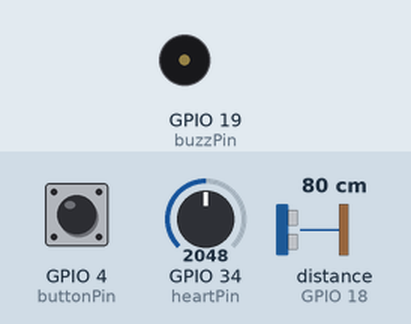
A sketch run on a simulated ESP32. Shown: buzzer (waves = sounding, pin HIGH). Wiring (from diagram.json): ultrasonic range finder: trigger GPIO 5; echo GPIO 18. Inputs (shaded band) come from the test bench; at power-on: GPIO 4 (buttonPin) HIGH, GPIO 34 (heartPin) = 2048, distance to the obstacle (sensor on GPIO 18) 80 cm. The echo pulse lasts 58.3 µs per cm; WiFi joins after 1.5 s; servers stay silent unless stated; uploads are accepted with an empty reply; pins used as bus, display or sensor lines are not drawn; what the sketch prints to the serial monitor is not drawn.

Above: at 3.9 s.
4.0 s: GPIO 4 (buttonPin) pulled LOW for 2.55 s
At 6.2 s:
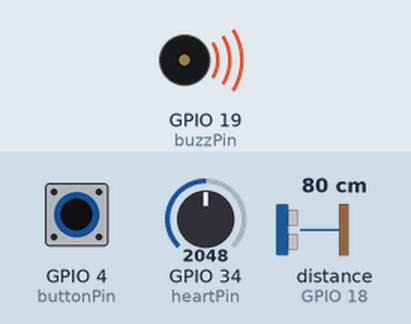
Timing chart, 0 to 8.8 s (numbered marks = the images above; inputs shaded):
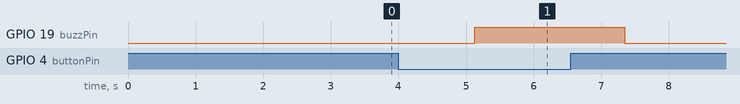

The sketch:

main.ino
```cpp
#include <WiFi.h>
#include <HTTPClient.h>

const char* ssid     = "Wokwi-GUEST";
const char* password = "";

const char* serverURL = "http://tejashwinirreddy-neurovigilix-132.flowfuse.cloud/secure-sos";
const char* pingURL   = "http://tejashwinirreddy-neurovigilix-132.flowfuse.cloud/ping";

const int heartPin  = 34;
const int trigPin   = 5;
const int echoPin   = 18;
const int buzzPin   = 19;
const int buttonPin = 4;

const String securityToken = "GHOST_SECURE_AUTH_8923";

void pingServer() {
  Serial.println("\n=== PING TEST ===");
  HTTPClient http;
  http.begin(pingURL);
  http.setTimeout(20000);
  int code = http.GET();
  if (code > 0) {
    Serial.println("SERVER IS ALIVE — Code: " + String(code));
    Serial.println("Response: " + http.getString());
  } else {
    Serial.println("SERVER UNREACHABLE — " + http.errorToString(code));
  }
  http.end();
  Serial.println("=================\n");
}

void setup() {
  Serial.begin(115200);
  pinMode(trigPin,   OUTPUT);
  pinMode(echoPin,   INPUT);
  pinMode(buzzPin,   OUTPUT);
  pinMode(buttonPin, INPUT_PULLUP);

  WiFi.mode(WIFI_STA);
  WiFi.disconnect();
  delay(1000);
  WiFi.begin(ssid, password);
  Serial.print("Connecting to WiFi");

  int attempts = 0;
  while (WiFi.status() != WL_CONNECTED) {
    delay(500);
    Serial.print(".");
    attempts++;
    if (attempts > 40) {
      Serial.println("\nTimeout — restarting...");
      ESP.restart();
    }
  }

  Serial.println("\nWiFi Connected!");
  Serial.print("IP: ");
  Serial.println(WiFi.localIP());
  pingServer();
}

void sendData(int hr, int distance, bool sos) {
  if (WiFi.status() != WL_CONNECTED) {
    Serial.println("WiFi not connected — skipping send");
    return;
  }

  String payload = "{";
  payload += "\"token\":\"" + securityToken + "\",";
  payload += "\"heartRate\":" + String(hr) + ",";
  payload += "\"lat\":12.9716,";
  payload += "\"dist\":" + String(distance) + ",";
  payload += "\"sos\":" + String(sos ? "true" : "false");
  payload += "}";

  Serial.println("Sending: " + payload);

  const int MAX_RETRIES = 3;
  for (int attempt = 1; attempt <= MAX_RETRIES; attempt++) {
    Serial.print("Attempt " + String(attempt) + "/" + String(MAX_RETRIES) + " ... ");

    HTTPClient http;
    http.begin(serverURL);
    http.addHeader("Content-Type", "application/json");
    http.setTimeout(20000);

    int responseCode = http.POST(payload);

    if (responseCode > 0) {
      Serial.println("OK — Code: " + String(responseCode));
      Serial.println("Response: " + http.getString());
      http.end();
      return;
    } else {
      Serial.println("FAILED — " + http.errorToString(responseCode));
      http.end();
      if (attempt < MAX_RETRIES) {
        Serial.println("Retrying in 3s...");
        delay(3000);
      }
    }
  }
  Serial.println("All attempts failed.\n");
}

void loop() {
  int rawHeart  = analogRead(heartPin);
  int heartRate = map(rawHeart, 0, 4095, 60, 180);

  digitalWrite(trigPin, LOW);
  delayMicroseconds(2);
  digitalWrite(trigPin, HIGH);
  delayMicroseconds(10);
  digitalWrite(trigPin, LOW);

  long duration = pulseIn(echoPin, HIGH, 30000);
  int dist = (duration == 0) ? 999 : (int)(duration * 0.034 / 2);

  bool manualSOS = (digitalRead(buttonPin) == LOW);
  if (manualSOS) {
    heartRate = 180;
    Serial.println(">>> MANUAL SOS BUTTON PRESSED <<<");
  }

  Serial.print("Heart Rate: "); Serial.print(heartRate);
  Serial.print(" | Dist: ");    Serial.print(dist);
  Serial.print(" | SOS: ");     Serial.println(manualSOS ? "YES" : "NO");

  sendData(heartRate, dist, manualSOS);

  if ((heartRate > 120 && dist < 15) || manualSOS) {
    Serial.println("EMERGENCY!");
    digitalWrite(buzzPin, HIGH);
  } else {
    digitalWrite(buzzPin, LOW);
  }

  delay(2000);
}
```

Measured:
- after the input at 4.0 s, GPIO 19 (buzzPin): LOW → HIGH after 1.1 s, → LOW 2.2 s later
